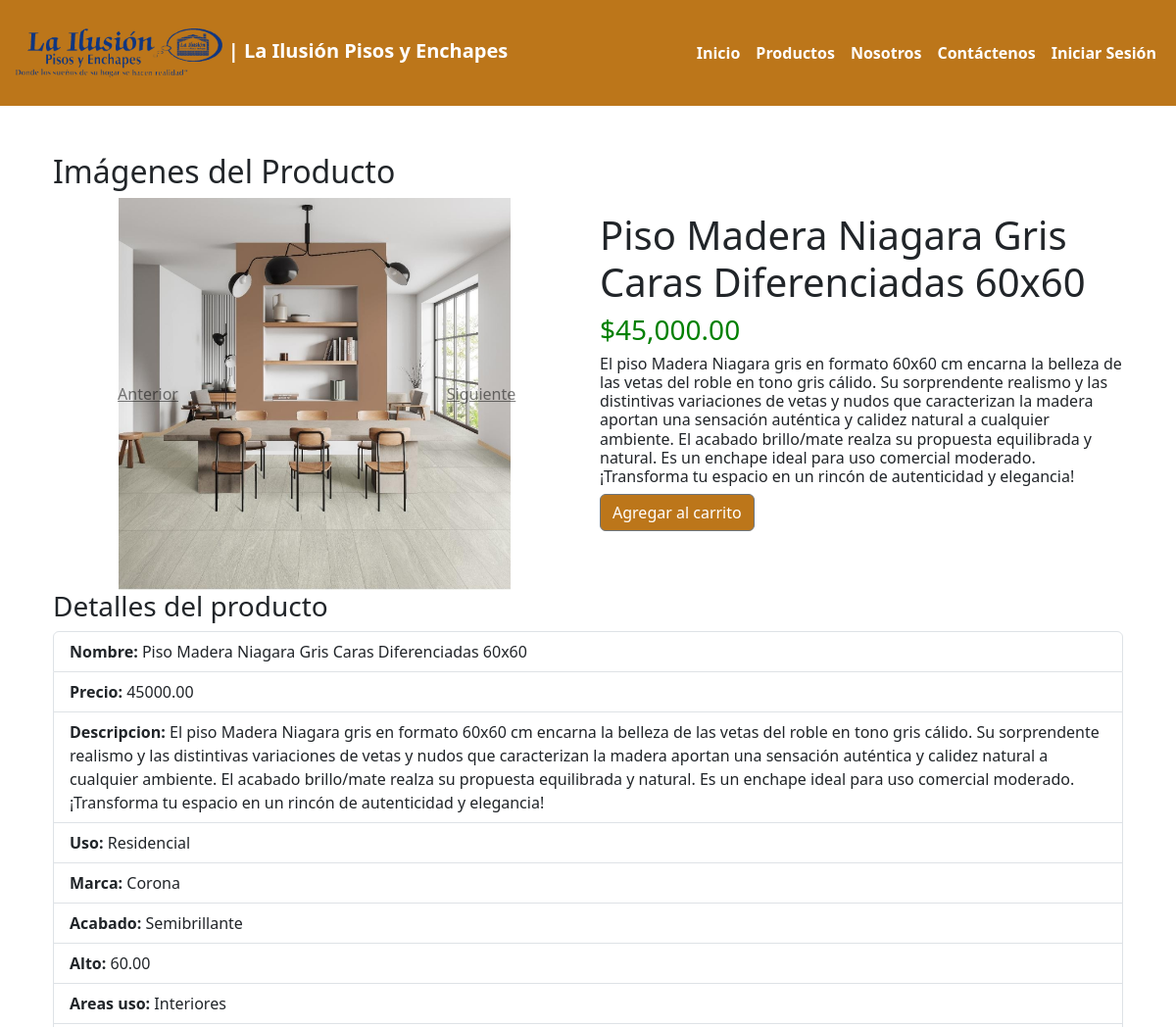
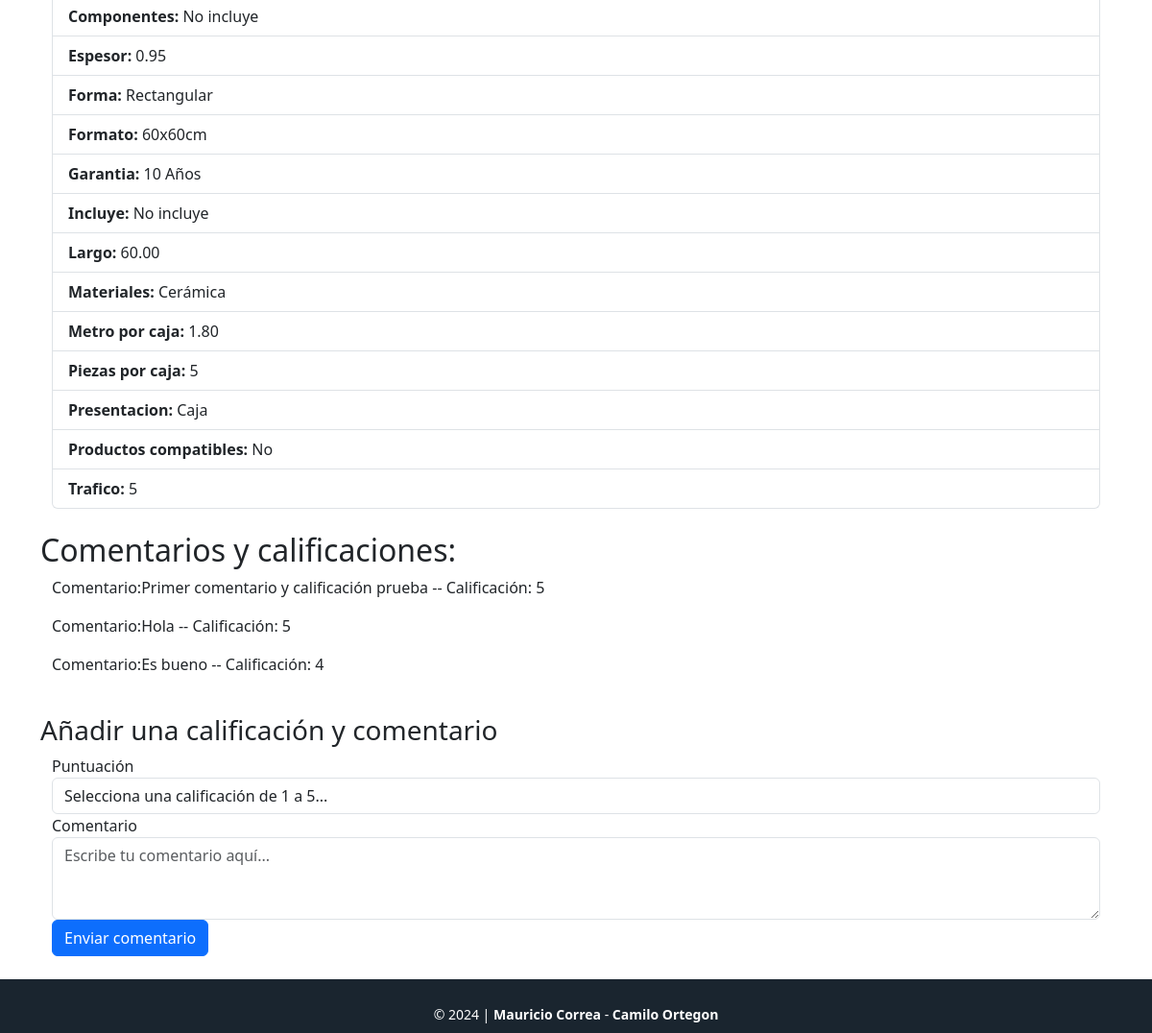
/product/producto/1/, run on the app's committed database (2 pictures, top to bottom).
### product/models.py (models this page shows, shortened)
class Imagen(models.Model):
    id_imagen = models.AutoField(primary_key=True, verbose_name="ID de la imagen")
    productos = models.ManyToManyField('Producto', related_name='imagenes_inversas', blank=True)  # Cambiado a 'imagenes_inversas'
    url = models.ImageField(upload_to='imagenes_de_productos/', verbose_name="Imagen", null=False, blank=False)
    descripcion = models.CharField(max_length=255, blank=True, verbose_name="Descripción")

class ProductoBase(models.Model):
    categoria = models.ForeignKey('Categoria', on_delete=models.CASCADE, related_name='productos', verbose_name="Categoría", null=False, blank=False)
    subcategoria = models.ForeignKey('Subcategoria', on_delete=models.CASCADE, related_name='productos', verbose_name="Subcategoría", null=False, blank=False)
    usuario = models.ForeignKey(settings.AUTH_USER_MODEL, on_delete=models.CASCADE, related_name='productos', verbose_name="Usuario", null=True, blank=False)
    id_producto = models.AutoField(primary_key=True, verbose_name="ID del producto", null=False, blank=False)
    nombre = models.CharField(max_length=255, verbose_name="Nombre del producto", null=False, blank=False)
    precio = models.DecimalField(max_digits=10, decimal_places=2, verbose_name="Precio", validators=[MinValueValidator(0)], null=False, blank=False)
    descripcion = models.TextField(verbose_name="Descripción del producto", null=False, blank=False)
    uso = models.TextField(verbose_name="Uso del producto", null=False, blank=False)
    marca = models.CharField(max_length=100, verbose_name="Marca", null=False, blank=False)
    garantia = models.IntegerField(verbose_name="Garantía (meses)", null=False, blank=False)
    fecha_creacion = models.DateTimeField(auto_now_add=True, verbose_name="Fecha de creación", null=False, blank=False)
    fecha_modificacion = models.DateTimeField(auto_now=True, verbose_name="Fecha de última modificación", null=False, blank=False)
    esta_activo = models.BooleanField(default=True, verbose_name="Activo")
    fecha_eliminacion = models.DateTimeField(verbose_name="Fecha de eliminación", null=True, blank=True)
    class Meta:
        abstract = True  # Esto indica que esta clase es abstracta y no se creará una tabla para ella

class Producto(ProductoBase):
    imagenes = models.ManyToManyField(Imagen, blank=True, verbose_name="Imágenes", related_name='productos_inversos')
    acabado = models.CharField(max_length=255, blank=True, null=True, verbose_name="Acabado")
    adherencia = models.CharField(max_length=255, blank=True, null=True, verbose_name="Adherencia")
    alto = models.DecimalField(max_digits=5, decimal_places=2, blank=True, null=True, verbose_name="Alto (cm)")
    altura_griferia = models.DecimalField(max_digits=5, decimal_places=2, blank=True, null=True, verbose_name="Altura de la grifería (cm)")
    ancho = models.DecimalField(max_digits=5, decimal_places=2, blank=True, null=True, verbose_name="Ancho (cm)")
    areas_uso = models.TextField(blank=True, null=True,verbose_name="Áreas de uso")
    calidad = models.CharField(max_length=255, blank=True, null=True, verbose_name="Calidad")
    capacidad_descarga = models.DecimalField(max_digits=5, decimal_places=1, blank=True, null=True, verbose_name="Capacidad de descarga (L)")
    componentes = models.TextField(blank=True, null=True,verbose_name="Componentes incluidos")
    consumo_agua = models.DecimalField(max_digits=5, decimal_places=1, blank=True, null=True, verbose_name="Consumo de agua (L/min)")
    contenido_producto = models.TextField(blank=True, null=True,verbose_name="Contenido del producto")
    diametro_desague = models.DecimalField(max_digits=5, decimal_places=1, blank=True, null=True, verbose_name="Diámetro del desagüe (cm)")
    dimensiones = models.CharField(max_length=255, blank=True, null=True,verbose_name="Dimensiones")
    dilucion = models.CharField(max_length=255, blank=True, null=True,verbose_name="Dilución")
    espesor = models.DecimalField(max_digits=5, decimal_places=2, blank=True, null=True, verbose_name="Espesor (cm)")
    forma = models.CharField(max_length=255, blank=True, null=True,verbose_name="Forma")
    formato = models.CharField(max_length=255, blank=True, null=True,verbose_name="Formato")
    garantia = models.TextField(blank=True, null=True,verbose_name="Garantía")
    incluye = models.TextField(blank=True, null=True,verbose_name="Incluye")
    largo = models.DecimalField(max_digits=5, decimal_places=2, blank=True, null=True, verbose_name="Largo (cm)")
    lavabilidad = models.CharField(max_length=255, blank=True, null=True, verbose_name="Lavabilidad")
    longitud_brazo = models.DecimalField(max_digits=5, decimal_places=2, blank=True, null=True, verbose_name="Longitud del brazo (cm)")
    materiales = models.TextField(blank=True, null=True,verbose_name="Materiales")
    metro_por_caja = models.DecimalField(max_digits=3, decimal_places=2, blank=True, null=True, verbose_name="Metro por caja")
    no_incluye = models.TextField(blank=True, null=True,verbose_name="No incluye")
    perfil_tasa = models.CharField(max_length=255, blank=True, null=True,verbose_name="Perfil de tasa")
    piezas_por_caja = models.PositiveIntegerField(blank=True, null=True, verbose_name="Piezas por caja")
    presentacion = models.CharField(max_length=255, blank=True, null=True,verbose_name="Presentación")
    productos_compatibles = models.TextField(blank=True, null=True,verbose_name="Productos compatibles")
    profundidad_pozo = models.DecimalField(max_digits=5, decimal_places=2, blank=True, null=True, verbose_name="Profundidad del pozo (cm)")
    rendimiento = models.TextField(blank=True, null=True, verbose_name="Rendimiento")
    sistema_accionamiento = models.CharField(max_length=255, blank=True, null=True,verbose_name="Sistema de accionamiento")
    sistema_descarga = models.CharField(max_length=255, blank=True, null=True,verbose_name="Sistema de descarga")
    tiempo_abierto = models.DecimalField(max_digits=2, decimal_places=1,blank=True, null=True, verbose_name="Tiempo abierto (min)")
    tiempo_secado = models.DecimalField(max_digits=2, decimal_places=1,blank=True, null=True, verbose_name="Tiempo de secado (min)")
    tiempo_emboquillar = models.DecimalField(max_digits=2, decimal_places=1,blank=True, null=True, verbose_name="Tiempo para emboquillar (min)")
    tipo_asiento = models.CharField(max_length=255, blank=True, null=True,verbose_name="Tipo de asiento")
    tipo_chorro = models.CharField(max_length=255, blank=True, null=True,verbose_name="Tipo de chorro")
    tipo_cierre = models.CharField(max_length=255, blank=True, null=True,verbose_name="Tipo de cierre")
    tipo_griferia = models.CharField(max_length=255, blank=True, null=True,verbose_name="Tipo de grifería")
    tipo_herrajes = models.CharField(max_length=255, blank=True, null=True,verbose_name="Tipo de herrajes")
    tipo_instalacion = models.CharField(max_length=255, blank=True, null=True, verbose_name="Tipo de instalación")
    tipo_lavamanos = models.CharField(max_length=255, blank=True, null=True, verbose_name="Tipo de lavamanos")
    tipo_manija = models.CharField(max_length=255, blank=True, null=True, verbose_name="Tipo de manija")
    tipo_mezclador = models.CharField(max_length=255, blank=True, null=True, verbose_name="Tipo de mezclador")
    tipo_pintura = models.CharField(max_length=255, blank=True, null=True, verbose_name="Tipo de pintura")
    tipo_regadera = models.CharField(max_length=255, blank=True, null=True, verbose_name="Tipo de regadera")
    tipo_sifon = models.CharField(max_length=255, blank=True, null=True, verbose_name="Tipo de sifón")
    tipo_tanque = models.CharField(max_length=255, blank=True, null=True, verbose_name="Tipo de tanque")
    trafico = models.DecimalField(max_digits=2, decimal_places=0, max_length=255, blank=True, null=True, verbose_name="Tráfico")

class Comentario(models.Model):
    id_comentario = models.AutoField(primary_key=True, verbose_name="ID del comentario")
    producto = models.ForeignKey(Producto, on_delete=models.CASCADE, related_name='comentarios', verbose_name="Producto", null=True, blank=True)
    texto = models.TextField(verbose_name="Comentario", null=False, blank=False)
    fecha_comentario = models.DateTimeField(auto_now_add=True, verbose_name="Fecha del comentario")
    calificacion = models.PositiveSmallIntegerField(verbose_name="Calificación", validators=[MinValueValidator(1), MaxValueValidator(5)], null=True, blank=True)
    usuario = models.ForeignKey(settings.AUTH_USER_MODEL, on_delete=models.CASCADE, related_name='comentarios', verbose_name="Usuario", null=False, blank=False)
    approved_comment = models.BooleanField(default=False)

### product/views.py (the view, shortened to what this page needs)
# urls.py: path('producto/<int:producto_id>/', DetalleProductoView.as_view(), name='detalle_producto'),
@method_decorator(login_required(login_url='login'), name='post')
class DetalleProductoView(View):
    def get(self, request, producto_id):
        producto = get_object_or_404(Producto, id_producto=producto_id)
        imagenes = producto.imagenes.all()  # Usa el related_name que definiste
        comentarios = producto.comentarios.all()
        promedio_calificacion = producto.comentarios.aggregate(Avg('calificacion'))['calificacion__avg']
        comentario_form = ComentarioForm()
        producto_dict = producto.__dict__.copy()
        producto_dict.pop('_state', None)  # Eliminamos el estado del objeto del queryset
        producto_filtrado = {campo: valor for campo, valor in producto_dict.items()
                             if valor and 'id' not in campo and 'fecha' not in campo and 'activo' not in campo}
        producto_dict_transformado = {}
        for campo, valor in producto_filtrado.items():
            campo_transformado = campo.replace('_', ' ').capitalize()
            producto_dict_transformado[campo_transformado] = valor
        context = {
            'producto': producto,
            'producto_dict': producto_dict_transformado,  # Pasamos el diccionario transformado al contexto
            'imagenes': imagenes,
            'comentarios': comentarios,  # Pasamos los comentarios al contexto
            'promedio_calificacion': promedio_calificacion,  # Pasamos el promedio de calificación
            'comentario_form': comentario_form,  # Formulario para agregar comentario
        }
        return render(request, 'detalle_producto.html', context)

### product/forms.py
class ComentarioForm(forms.ModelForm):
    class Meta:
        model = Comentario
        fields = ['texto', 'calificacion']  # Incluye el campo de calificación
        widgets = {
            'texto': forms.Textarea(attrs={'placeholder': 'Escribe tu comentario aquí...'}),
            'calificacion': forms.Select(choices=[(i, str(i)) for i in range(1, 6)])  # Selección de calificación del 1 al 5
        }

### product/templates/detalle_producto.html (shortened to what this page needs)
{% extends 'base.html' %}
{% block content %}
        <div class="container mt-4">
            <div class="row">
                <div class="col-md-6">
                    <h2>Imágenes del Producto</h2>
                    <div id="imagenCarrusel" class="carousel slide" data-ride="carousel">
                        <div class="carousel-inner">
                            {% if imagenes %}
                                {% for imagen in imagenes %}
                                    <div class="carousel-item {% if forloop.first %}active{% endif %}">
                                        <img src="{{ imagen.url.url }}" alt="{{ imagen.descripcion }}" class="d-block w-100">
                                        <div class="carousel-caption d-none d-md-block">
                                        </div>
                                    </div>
                                {% endfor %}
                            {% endif %}
                        </div>
                        <a class="carousel-control-prev" href="#imagenCarrusel" role="button" data-slide="prev" style="color: black;">
                            <span class="sr-only">Anterior</span>
                        </a>
                        <a class="carousel-control-next" href="#imagenCarrusel" role="button" data-slide="next" style="color: black;">
                            <span class="sr-only">Siguiente</span>
                        </a>
                    </div>
                </div>
                <div class="col-md-6 d-flex flex-column justify-content-center">
                    <h1 class="text">{{ producto.nombre }}</h1>
                    {% load humanize %}
                    <h3 class="text" style="color: green;">${{ producto.precio|intcomma }}</h3>
                    <h6 class="text">{{ producto.descripcion }}</h6>
                    <form method="POST" action="{% url 'agregar_al_carrito' producto.id_producto %}">
                        <button type="submit" class="btn btn-secondary" style="background-color: #bc761a; color: white;">Agregar al carrito</button>
                    </form>
                </div>
            </div>
            <h3>Detalles del producto</h3>
            <div class="row">
                <div class="col-md-12">
                    <div class="list-group mb-4">
                        {% for campo, valor in producto_dict.items %}
                            <div class="list-group-item">
                                <strong>{{ campo|capfirst }}:</strong> {{ valor }}
                            </div>
                        {% endfor %}
                    </div>
                </div>
            </div>
        </div>
        <h2>Comentarios y calificaciones:</h2>
        <div class="container">
            <div class="row">
                <div class="col-md-12">
                    {% for comentario in comentarios %}
                        <div>
                            <p><strong>{{ comentario.usuario.username }}</strong>Comentario:{{ comentario.texto }} -- Calificación: {{ comentario.calificacion }}</p>
                        </div>
                    {% empty %}
                        <p>No hay comentarios aún.</p>
                    {% endfor %}
                    </div>
                </div>
            </div>
        </div>
    <div class="container">
        <h3>Añadir una calificación y comentario</h3>
        <div class="container">
            <form method="post" action="{% url 'detalle_producto' producto.id_producto %}">
                <div class="form-group">
                    <label for="id_calificacion">Puntuación</label>
                    <select class="form-control" id="id_calificacion" name="calificacion" required>
                        <option value="">Selecciona una calificación de 1 a 5...</option>
                    </select>
                </div>
                <div class="form-group">
                    <label for="id_texto">Comentario</label>
                    <textarea class="form-control" id="id_texto" name="texto" rows="3" required placeholder="Escribe tu comentario aquí..."></textarea>
                </div>
                <button type="submit" class="save btn btn-primary">Enviar comentario</button>
            </form>
            </div>
        </div>
{% endblock %}

### companyinformation/static/app.css (style rules this page uses)
html, body { height: 100%; }
body { display: flex; flex-direction: column; }
.container { flex: 1; }

### product/templates/detalle_producto.html (style rules this page uses)
#imagenCarrusel { max-width: 400px; margin: 0 auto; }
.carousel-item img { height: 400px; object-fit: cover; }

### data on the page
Imagen: url (picture)
Producto: nombre "Piso Madera Niagara Gris Caras Diferenciadas 60x60", precio "45,000.00", descripcion "El piso Madera Niagara gris en formato 60x60 cm encarna la belleza de las vetas del roble en tono gris cálido. Su sorprendente realismo y las distintivas variaciones de vetas y nudos que caracterizan la madera aportan una sensación auténtica y calidez natural a cualquier ambiente. El acabado brillo/mate realza su propuesta equilibrada y natural. Es un enchape ideal para uso comercial moderado. ¡Transforma tu espacio en un rincón de autenticidad y elegancia!", producto_dict "Piso Madera Niagara Gris Caras Diferenciadas 60x60" "45000.00" "El piso Madera Niagara gris en formato 60x60 cm encarna la belleza de las vetas del roble en tono gris cálido. Su sorprendente realismo y las distintivas variaciones de vetas y nudos que caracterizan la madera aportan una sensación auténtica y calidez natural a cualquier ambiente. El acabado brillo/mate realza su propuesta equilibrada y natural. Es un enchape ideal para uso comercial moderado. ¡Transforma tu espacio en un rincón de autenticidad y elegancia!"
Comentario: texto "Primer comentario y calificación prueba", calificacion "5"
Comentario: texto "Hola", calificacion "5"
Comentario: texto "Es bueno", calificacion "4"

### other printed values
{{ campo|capfirst }} "Nombre" "Precio" "Descripcion" "Uso" "Marca" "Acabado" "Alto" "Areas uso" "Componentes" "Espesor" "Forma" "Formato" "Garantia" "Incluye" "Largo" "Materiales" "Metro por caja" "Piezas por caja" "Presentacion" "Productos compatibles" "Trafico"
{{ valor }} "Residencial" "Corona" "Semibrillante" "60.00" "Interiores" "No incluye" "0.95" "Rectangular" "60x60cm" "10 Años" "No incluye" "60.00" "Cerámica" "1.80" "5" "Caja" "No" "5"
